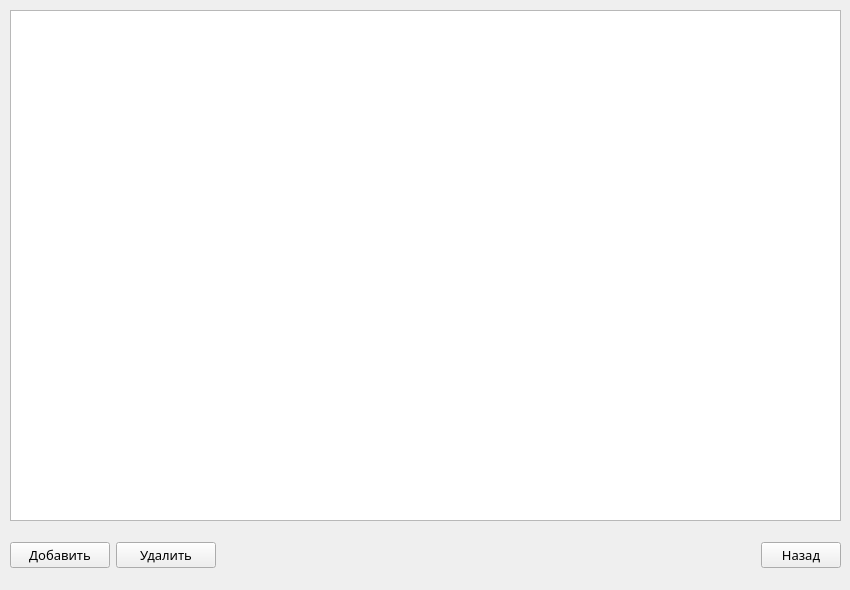
    <widget class="QWidget" name="mainTable">
     <widget class="QTableView" name="mainTableView">
      <property name="geometry">
       <rect>
        <x>10</x>
        <y>10</y>
        <width>831</width>
        <height>511</height>
       </rect>
      </property>
     </widget>
     <widget class="QWidget" name="layoutWidget">
      <property name="geometry">
       <rect>
        <x>10</x>
        <y>530</y>
        <width>831</width>
        <height>51</height>
       </rect>
      </property>
      <layout class="QHBoxLayout" name="horizontalLayout_6">
       <item>
        <widget class="QPushButton" name="tableAddNewVisitButton">
         <property name="minimumSize">
          <size>
           <width>100</width>
           <height>0</height>
          </size>
         </property>
         <property name="font">
          <font>
           <family>Century Gothic</family>
           <pointsize>10</pointsize>
          </font>
         </property>
         <property name="text">
          <string>Добавить</string>
         </property>
        </widget>
       </item>
       <item>
        <widget class="QPushButton" name="tableDeleteCurrentButton">
         <property name="minimumSize">
          <size>
           <width>100</width>
           <height>0</height>
          </size>
         </property>
         <property name="font">
          <font>
           <family>Century Gothic</family>
           <pointsize>10</pointsize>
          </font>
         </property>
         <property name="text">
          <string>Удалить</string>
         </property>
        </widget>
       </item>
       <item>
        <spacer name="horizontalSpacer">
         <property name="orientation">
          <enum>Qt::Horizontal</enum>
         </property>
         <property name="sizeHint" stdset="0">
          <size>
           <width>40</width>
           <height>20</height>
          </size>
         </property>
        </spacer>
       </item>
       <item>
        <widget class="QPushButton" name="tableBackButton">
         <property name="font">
          <font>
           <family>Century Gothic</family>
           <pointsize>10</pointsize>
          </font>
         </property>
         <property name="text">
          <string>Назад</string>
         </property>
        </widget>
       </item>
      </layout>
     </widget>
    </widget>
